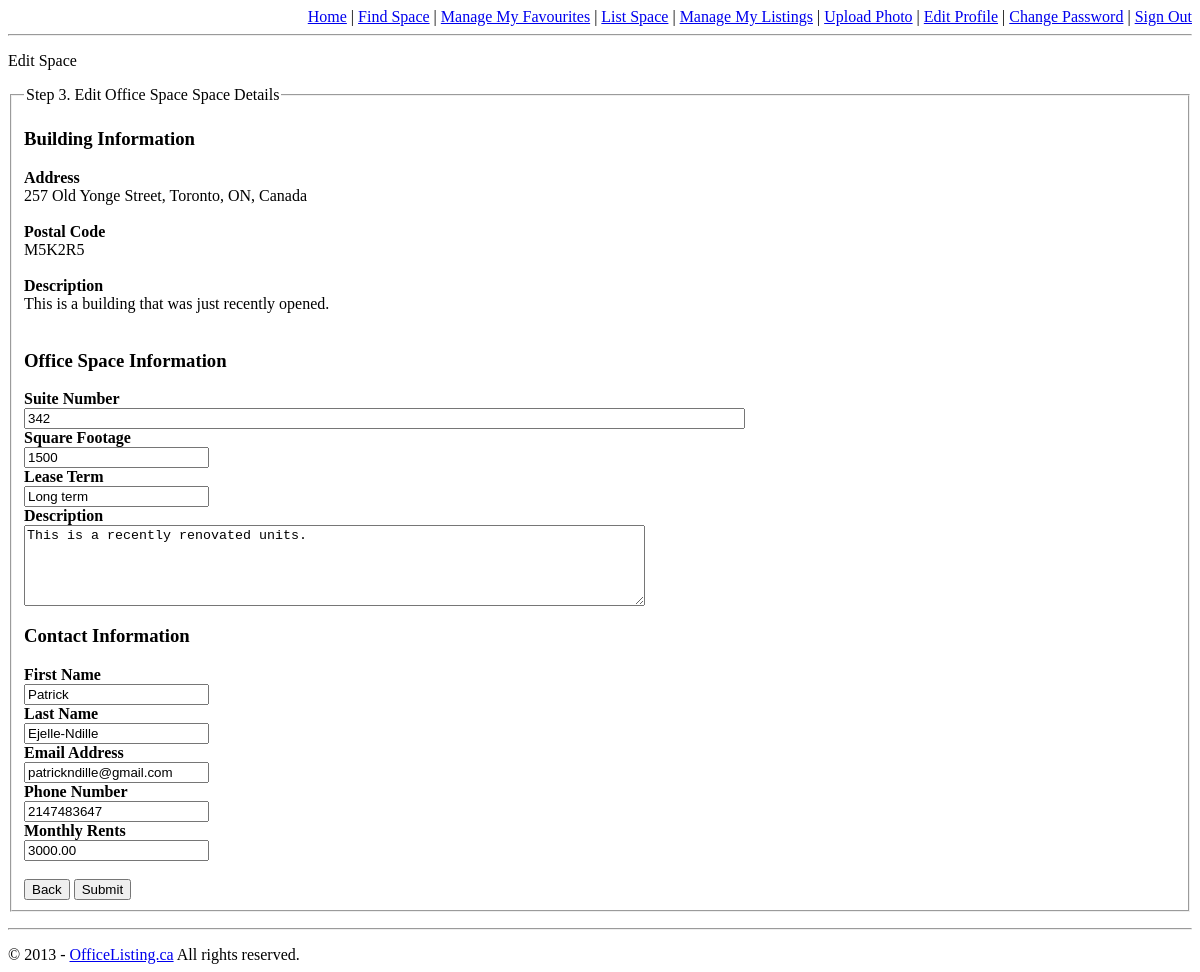
Screenshot of /users/edit_space.php?id=1 (signed in) with the database file from the repository.
### tables this page shows
CREATE TABLE `buildings` (
  `id` int(11) NOT NULL AUTO_INCREMENT,
  `address` varchar(100) NOT NULL,
  `postal_code` varchar(10) NOT NULL,
  `description` varchar(255) NOT NULL,
  `image` varchar(128) NOT NULL,
  `active` int(1) NOT NULL,
  PRIMARY KEY (`id`)
);

CREATE TABLE `spaces` (
  `space_id` int(11) NOT NULL AUTO_INCREMENT,
  `user_id` int(11) NOT NULL,
  `building_id` int(11) NOT NULL,
  `suite_number` int(11) NOT NULL,
  `square_footage` int(11) NOT NULL,
  `lease_term` varchar(40) NOT NULL,
  `description` varchar(255) NOT NULL,
  `first_name` varchar(50) NOT NULL,
  `last_name` varchar(50) NOT NULL,
  `email` varchar(50) NOT NULL,
  `phone_number` int(11) NOT NULL,
  `monthly_rents` decimal(10,2) NOT NULL,
  `email_list_optin` int(11) NOT NULL,
  `image` varchar(128) NOT NULL,
  `space_active` int(1) NOT NULL,
  PRIMARY KEY (`space_id`)
);

### users/edit_space.php (the view, shortened to what this page needs)
<?PHP
include('../lib/functions/functions.php');
if(isset($_GET['id'])){
	if(is_numeric($_GET['id'])){
		$id = strip_tags($_GET['id']);
		}
		$sql = "SELECT * FROM spaces WHERE space_id = '$id' LIMIT 1";
		$res = mysql_query($sql);
			while ($row = mysql_fetch_array($res)) {
				$building_id = $row["building_id"];
				$suite_number = $row["suite_number"];
				$square_footage = $row["square_footage"];
				$lease_term = $row["lease_term"];
				$description = $row["description"];
				$first_name = $row["first_name"];
				$last_name = $row["last_name"];
				$email = $row["email"];
				$phone_number = $row["phone_number"];
				$monthly_rents = $row["monthly_rents"];
			}
	}
 if (isset($building_id)) {
	$sql = "SELECT * FROM buildings WHERE id = '$building_id' LIMIT 1";
	$res = mysql_query($sql);
	while ($row = mysql_fetch_array($res)) {
		$address = $row['address'];
		$postal_code = $row['postal_code'];
		$building_description = $row['description'];
	}
 }
?>
<html xmlns="http://www.w3.org/1999/xhtml">
<head>
	<link rel="stylesheet" type="text/css" href="../css/style.css" media="screen" />
</head>
<body>
	<?php include('../lib/sections/user_main_nav.php'); ?>
	<p>Edit Space</p>
	<div class="form">
<form enctype="multipart/form-data" action="edit_space.php?action=update" method="post" accept-charset="utf-8">
	<fieldset>
			<legend>Step 3. Edit Office Space Space Details</legend>
            <h3>Building Information</h3>
            <div class="field"><strong>Address</strong><br />
                    <span><?=$address;?></span>
                    </div>
             <br />
             <div class="field"><strong>Postal Code</strong><br />
                    <span><?=$postal_code;?></span>
                    </div>
              <br />
             <div class="field"><strong>Description</strong><br />
                    <span><?=$building_description;?></span>
                    </div>
             <br />
            <h3>Office Space Information</h3>
            <div class="field">
           		<label for="suite_number"><strong>Suite Number</strong></label><br />
            	<input id="suite_number" type="text" name="suite_number" value="<?=$suite_number?>" size="87">
            </div>
            <div class="field">
            	<label for="square_footage"><strong>Square Footage</strong></label><br />
               <input id="square_footage" type="text" name="square_footage" value="<?=$square_footage?>">
            </div>
            <div class="field">
            	<label for="lease_term"><strong>Lease Term</strong></label><br />
                <input id="lease_term" type="text" name="lease_term" value="<?=$lease_term?>">
            </div>
            <div class="field">
            	<label for="description"><strong>Description</strong></label><br />
                <textarea id="description" cols="75" rows="5" name="description" ><?=$description?></textarea>
            </div>
            <h3>Contact Information</h3>
            <div class="field">
            	<label for="first_name"><strong>First Name</strong></label><br />
                <input id="first_name" type="text" name="first_name" value="<?=$first_name?>">
            </div>
            <div class="field">
            	<label for="last_name"><strong>Last Name</strong></label><br />
                <input id="last_name" type="text" name="last_name" value="<?=$last_name?>">
            </div>
            <div class="field">
            	<label for="email"><strong>Email Address</strong></label><br />
                <input id="email" type="text" name="email" value="<?=$email?>">
            </div>
            <div class="field">
            	<label for="phone_number"><strong>Phone Number</strong></label><br />
                <input id="phone_number" type="text" name="phone_number" value="<?=$phone_number?>">
            </div>
            <div class="field">
            	<label for="monthly_rents"><strong>Monthly Rents</strong></label><br />
                <input id="monthly_rents" type="text" name="monthly_rents" value="<?=$monthly_rents?>">
            </div>
	<br clear="all" />
	<div class="field">
    <input type="button" class="back" value="Back" name="back"  onclick="self.location='add_space.php?step=2&address=<?=$address;?>'" />
    <input type="submit" name="step-3" value="Submit" class="button" /></div>
	</fieldset>
</form>
	</div>
<?php
	require_once('../lib/sections/footer.php');
?>
</body>
</html>

### rows the page displays
buildings: address "257 Old Yonge Street, Toronto, ON, Canada", postal_code "M5K2R5", description "This is a building that was just recently opened."
spaces: suite_number "342", square_footage "1500", lease_term "Long term", description "This is a recently renovated units.", first_name "Patrick", last_name "Ejelle-Ndille", email "patrickndille@gmail.com", phone_number "2147483647", monthly_rents "3000.00"
